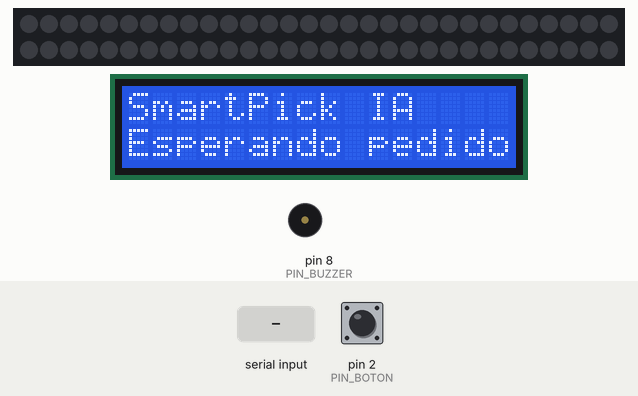
Recording of a sketch running on a simulated Arduino Uno, built with avr-gcc and run on an emulated ATmega328P. Shown: 60 RGB LEDs in strip order, left to right, continuing on the next row, 16×2 character LCD, buzzer (waves = sounding). The test bench sets the inputs (shaded band); at power-on: pin 2 (PIN_BOTON) HIGH. Dim RGB values are drawn brighter than linear; what the sketch prints to the serial monitor is not drawn.

Above: at 1.2 s.
1.3 s: "90 45\n" received over Serial
At 3.2 s:
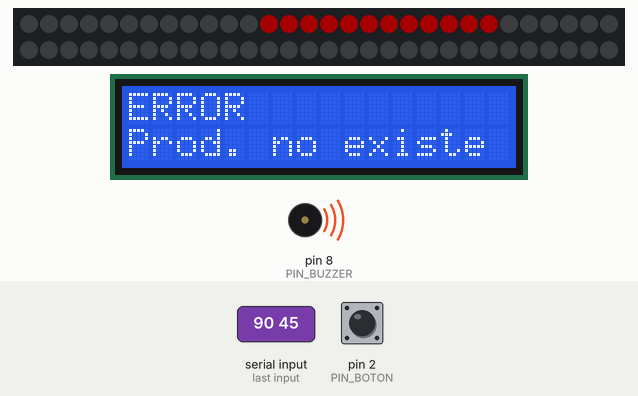
4.0 s: "30 150\n" received over Serial
At 4.18 s:
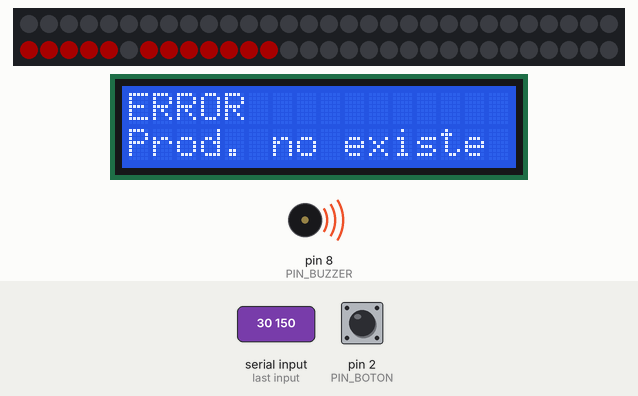
Timing chart, 0 to 7.5 s (numbered marks = the images above; inputs shaded):
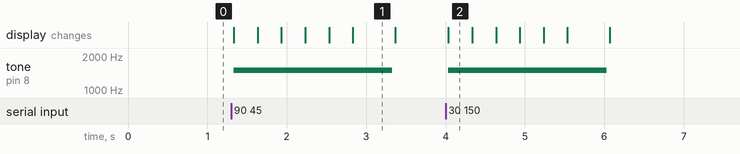

The sketch:

SmartPick_Uno.ino
```cpp
#include <Wire.h>
#include <hd44780.h>
#include <hd44780ioClass/hd44780_I2Cexp.h>
#include <Adafruit_NeoPixel.h>
#include <stdio.h>
#include <stdlib.h>
#include <string.h>

const byte PIN_BOTON = 2, PIN_LED = 6, PIN_BUZZER = 8;
const unsigned long ERROR_PRODUCTO = 2000UL, ERROR_STOCK = 4000UL;
const unsigned long PASO_BARRIDO = 300UL, TIEMPO_VISTA = 2000UL;
const unsigned long DURACION_CONFIRMACION = 2000UL;
hd44780_I2Cexp lcd;
Adafruit_NeoPixel tira(60, PIN_LED, NEO_GRB + NEO_KHZ800);

struct Gaveta {
  const char* titulo;
  byte arriba, cantidadArriba, abajo, cantidadAbajo, interior;
  int stock;
};
Gaveta gavetas[] = {
  {"A1 Tornillos",    36, 6, 30, 5, 42, 20},
  {"A2 Taco Fischer", 43, 6, 24, 5, 49,  8},
  {"A3 Arandelas",    50, 6, 18, 5, 56, 20},
  {"B1 Tuercas",      30, 5,  0, 6, 35, 20},
  {"B2 Clavos",       24, 5,  6, 6, 29, 20},
  {"B3 Rulemanes",    18, 5, 12, 6, 23, 20}
};

bool lcdListo = false, alarmaActiva = false, confirmacionActiva = false;
bool barrido = false, vistaConfirmar = false;
int gavetaAgotada = -1;
bool rojoVisible = false;
byte pasoAnterior = 0;
unsigned long duracionAlarma = 0, inicioVista = 0;
int pendiente = -1, cantidadPendiente = 0;
unsigned long inicioAlarma = 0, inicioConfirmacion = 0, cambioBoton = 0;
bool botonAnterior = HIGH, botonEstable = HIGH;
char entrada[64];
byte largo = 0;
bool lineaLarga = false;

// Mensajes y salidas
void mostrar(const char* primera, const char* segunda) {
  if (!lcdListo) return;
  lcd.clear();
  lcd.setCursor(0, 0); lcd.print(primera);
  lcd.setCursor(0, 1); lcd.print(segunda);
}
void mostrarEspera() { mostrar("SmartPick IA", "Esperando pedido"); }
void mostrarPedido() {
  if (pendiente < 0) return;
  if (vistaConfirmar) {
    mostrar("Confirmar retiro", "Pulse el boton");
    return;
  }
  char mensaje[17];
  snprintf(mensaje, sizeof(mensaje), "Retirar: %d", cantidadPendiente);
  mostrar(gavetas[pendiente].titulo, mensaje);
}
void detenerAlarma() {
  noTone(PIN_BUZZER);
  alarmaActiva = false;
  barrido = false;
  gavetaAgotada = -1;
}
void encenderGaveta(int indice, uint32_t color) {
  const Gaveta& g = gavetas[indice];
  tira.clear();
  for (byte i = 0; i < g.cantidadArriba; i++)
    tira.setPixelColor(g.arriba + i, color);
  for (byte i = 0; i < g.cantidadAbajo; i++)
    tira.setPixelColor(g.abajo + i, color);
  tira.setPixelColor(g.interior, color);
  tira.show();
}
void limpiarAviso() {
  detenerAlarma();
  confirmacionActiva = false;
  tira.clear(); tira.show();
  mostrarEspera();
  Serial.println(F("Esperando pedido."));
}
void avisarError(const char* primera, const char* segunda, int indice) {
  detenerAlarma();
  confirmacionActiva = false;
  barrido = (indice < 0);
  pasoAnterior = 0;
  duracionAlarma = barrido ? ERROR_PRODUCTO : ERROR_STOCK;
  encenderGaveta(barrido ? 0 : indice, tira.Color(40, 0, 0));
  mostrar(primera, segunda);
  tone(PIN_BUZZER, 1500, duracionAlarma);
  inicioAlarma = millis();
  alarmaActiva = true;
  Serial.print(primera); Serial.print(F(" - ")); Serial.println(segunda);
}

// Catálogo y validación de pedidos
int buscar(const char* n) {
  if (!strcmp(n,"a1") || !strcmp(n,"tornillo") ||
      !strcmp(n,"tornillos")) return 0;
  if (!strcmp(n,"a2") || !strcmp(n,"taco") || !strcmp(n,"tacos") ||
      !strcmp(n,"taco fischer") || !strcmp(n,"tacos fischer") ||
      !strcmp(n,"taco fisher") || !strcmp(n,"tacos fisher")) return 1;
  if (!strcmp(n,"a3") || !strcmp(n,"arandela") ||
      !strcmp(n,"arandelas")) return 2;
  if (!strcmp(n,"b1") || !strcmp(n,"tuerca") ||
      !strcmp(n,"tuercas")) return 3;
  if (!strcmp(n,"b2") || !strcmp(n,"clavo") ||
      !strcmp(n,"clavos")) return 4;
  if (!strcmp(n,"b3") || !strcmp(n,"ruleman") ||
      !strcmp(n,"rulemanes")) return 5;
  return -1;
}
void publicarStock() {
  Serial.print(F("STOCK"));
  for (byte i = 0; i < sizeof(gavetas) / sizeof(gavetas[0]); i++) {
    Serial.print('|');
    Serial.print(gavetas[i].stock);
  }
  Serial.println();
}
void procesar(char* texto) {
  while (*texto == ' ') texto++;
  if (!*texto) return;
  if (!strcmp(texto, "PING_SMARTPICK")) {
    Serial.println(F("SMARTPICK_OK"));
    return;
  }
  if (!strcmp(texto, "STOCK_SMARTPICK")) {
    publicarStock();
    return;
  }
  if (gavetaAgotada >= 0) {
    Serial.println(F("Pulsa el boton o espera a que termine el aviso."));
    return;
  }
  char* fin = texto + strlen(texto);
  while (fin > texto && fin[-1] == ' ') *--fin = '\0';
  for (char* p = texto; *p; p++)
    if (*p >= 'A' && *p <= 'Z') *p += 'a' - 'A';
  if (pendiente >= 0) {
    Serial.println(F("Confirma primero el retiro con el pulsador."));
    return;
  }
  unsigned long cantidad = 0;
  char* espacio = strrchr(texto, ' ');
  if (espacio) {
    const char* numero = espacio + 1;
    size_t digitos = strspn(numero, "0123456789");
    if (digitos > 0 && numero[digitos] == '\0') {
      for (size_t i = 0; i < digitos && cantidad <= 9999UL; i++)
        cantidad = cantidad * 10UL + (numero[i] - '0');
      *espacio = '\0';
      while (espacio > texto && espacio[-1] == ' ') *--espacio = '\0';
    }
  }
  int indice = buscar(texto);
  if (cantidad < 1) {
    Serial.println(F("Indica una cantidad entera positiva. Ej: clavos 3"));
    return;
  }
  if (indice < 0) { avisarError("ERROR", "Prod. no existe", -1); return; }
  if (cantidad > (unsigned long)gavetas[indice].stock) {
    char mensaje[17];
    snprintf(mensaje, sizeof(mensaje), "Quedan: %d", gavetas[indice].stock);
    avisarError("SIN STOCK", mensaje, indice);
    return;
  }
  detenerAlarma();
  confirmacionActiva = false;
  pendiente = indice;
  cantidadPendiente = cantidad;
  vistaConfirmar = false;
  inicioVista = millis();
  encenderGaveta(indice, tira.Color(0, 40, 0));
  mostrarPedido();
  Serial.println(F("Retira las unidades y presiona el pulsador."));
}

// Entradas y confirmación manual
void leerSerie() {
  while (Serial.available() > 0) {
    char c = Serial.read();
    if (c == '\n' || c == '\r') {
      if (lineaLarga) Serial.println(F("Pedido demasiado largo."));
      else if (largo > 0) {
        entrada[largo] = '\0';
        procesar(entrada);
      }
      largo = 0;
      lineaLarga = false;
    } else if (!lineaLarga) {
      if (largo < sizeof(entrada) - 1) entrada[largo++] = c;
      else lineaLarga = true;
    }
  }
}
void leerBoton() {
  bool lectura = digitalRead(PIN_BOTON);
  if (lectura != botonAnterior) {
    botonAnterior = lectura;
    cambioBoton = millis();
  }
  if (lectura == botonEstable || millis() - cambioBoton < 30) return;
  botonEstable = lectura;
  if (botonEstable != LOW) return;
  if (pendiente < 0) {
    if (confirmacionActiva || alarmaActiva) limpiarAviso();
    return;
  }
  int retirada = pendiente;
  gavetas[retirada].stock -= cantidadPendiente;
  int quedan = gavetas[retirada].stock;
  pendiente = -1;
  cantidadPendiente = 0;
  detenerAlarma();
  tira.clear(); tira.show();
  char mensaje[17];
  snprintf(mensaje, sizeof(mensaje), "En stock: %d", quedan);
  if (quedan == 0) {
    mostrar("SIN STOCK", "Quedan: 0");
    gavetaAgotada = retirada;
    rojoVisible = true;
    encenderGaveta(retirada, tira.Color(40, 0, 0));
    duracionAlarma = 10000UL;
    inicioAlarma = millis();
    alarmaActiva = true;
    tone(PIN_BUZZER, 1500, 2000UL);
  } else {
    mostrar("Retiro validado", mensaje);
    inicioConfirmacion = millis();
    confirmacionActiva = true;
  }
  Serial.print(F("Producto confirmado. En stock: "));
  Serial.println(quedan);
  publicarStock();
}

void setup() {
  pinMode(PIN_BOTON, INPUT_PULLUP);
  botonAnterior = botonEstable = digitalRead(PIN_BOTON);
  pinMode(PIN_BUZZER, OUTPUT);
  digitalWrite(PIN_BUZZER, LOW);
  Serial.begin(9600);
  tira.begin(); tira.clear(); tira.show();
  lcdListo = (lcd.begin(16, 2) == 0);
  if (lcdListo) lcd.backlight();
  mostrarEspera();
}
void loop() {
  leerBoton();
  if (confirmacionActiva &&
      millis() - inicioConfirmacion >= DURACION_CONFIRMACION) {
    confirmacionActiva = false;
    mostrarEspera();
    Serial.println(F("Esperando pedido."));
  }
  leerSerie();
  if (alarmaActiva) {
    unsigned long transcurrido = millis() - inicioAlarma;
    if (transcurrido >= duracionAlarma) limpiarAviso();
    else if (gavetaAgotada >= 0) {
      bool visible = (transcurrido / 250UL) % 2 == 0;
      if (visible != rojoVisible) {
        rojoVisible = visible;
        if (visible) encenderGaveta(gavetaAgotada, tira.Color(40, 0, 0));
        else { tira.clear(); tira.show(); }
      }
    }
    else if (barrido) {
      unsigned long paso = transcurrido / PASO_BARRIDO;
      const byte total = sizeof(gavetas) / sizeof(gavetas[0]);
      byte siguiente = paso < total ? paso : total - 1;
      if (siguiente != pasoAnterior) {
        pasoAnterior = siguiente;
        encenderGaveta(siguiente, tira.Color(40, 0, 0));
      }
    }
  }
  if (pendiente >= 0 && millis() - inicioVista >= TIEMPO_VISTA) {
    inicioVista = millis();
    vistaConfirmar = !vistaConfirmar;
    mostrarPedido();
  }
}
```

Measured:
- after the input at 1.3 s, tone on pin 8 (PIN_BUZZER): silent → 1500 Hz at once, → silent 2.0 s later; the display: first changes at once (image 1 shows a later state)
- after the input at 4.0 s, tone on pin 8 (PIN_BUZZER): silent → 1500 Hz at once, → silent 2.0 s later; the display: changes at once (image 2)
- what the display in image 1 shows lasts 0.6 s, from 2.8 s to 3.4 s
